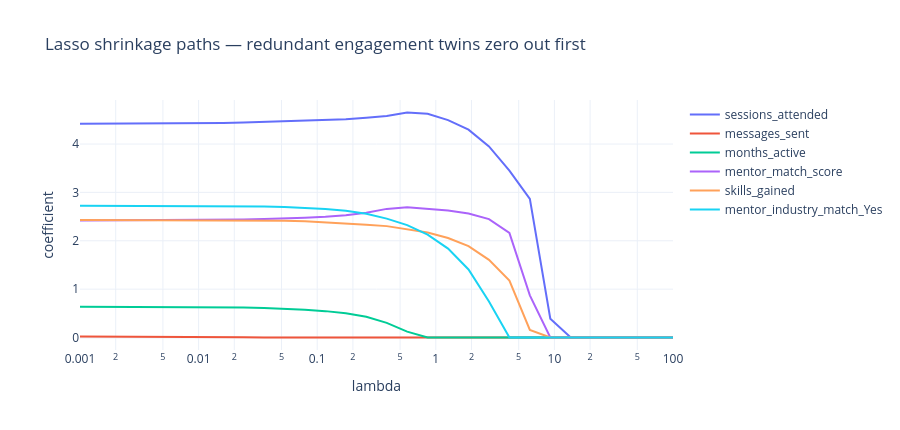

The code cell stored with this chart in its notebook:
### Code cell
# Shrinkage paths: watch the correlated engagement trio under Lasso
alphas = np.logspace(-3, 2, 30)
watch = ["sessions_attended","messages_sent","months_active","mentor_match_score",
         "skills_gained","mentor_industry_match_Yes"]
paths = {w: [] for w in watch}
for a in alphas:
    m = Lasso(alpha=a, max_iter=20000).fit(X_reg, y_reg)
    for w in watch:
        paths[w].append(m.coef_[list(X_reg.columns).index(w)])
fig = go.Figure()
for w in watch:
    fig.add_trace(go.Scatter(x=alphas, y=paths[w], name=w))
fig.update_layout(title="Lasso shrinkage paths — redundant engagement twins zero out first",
                  xaxis_type="log", xaxis_title="lambda", yaxis_title="coefficient", height=430)
fig.show()
